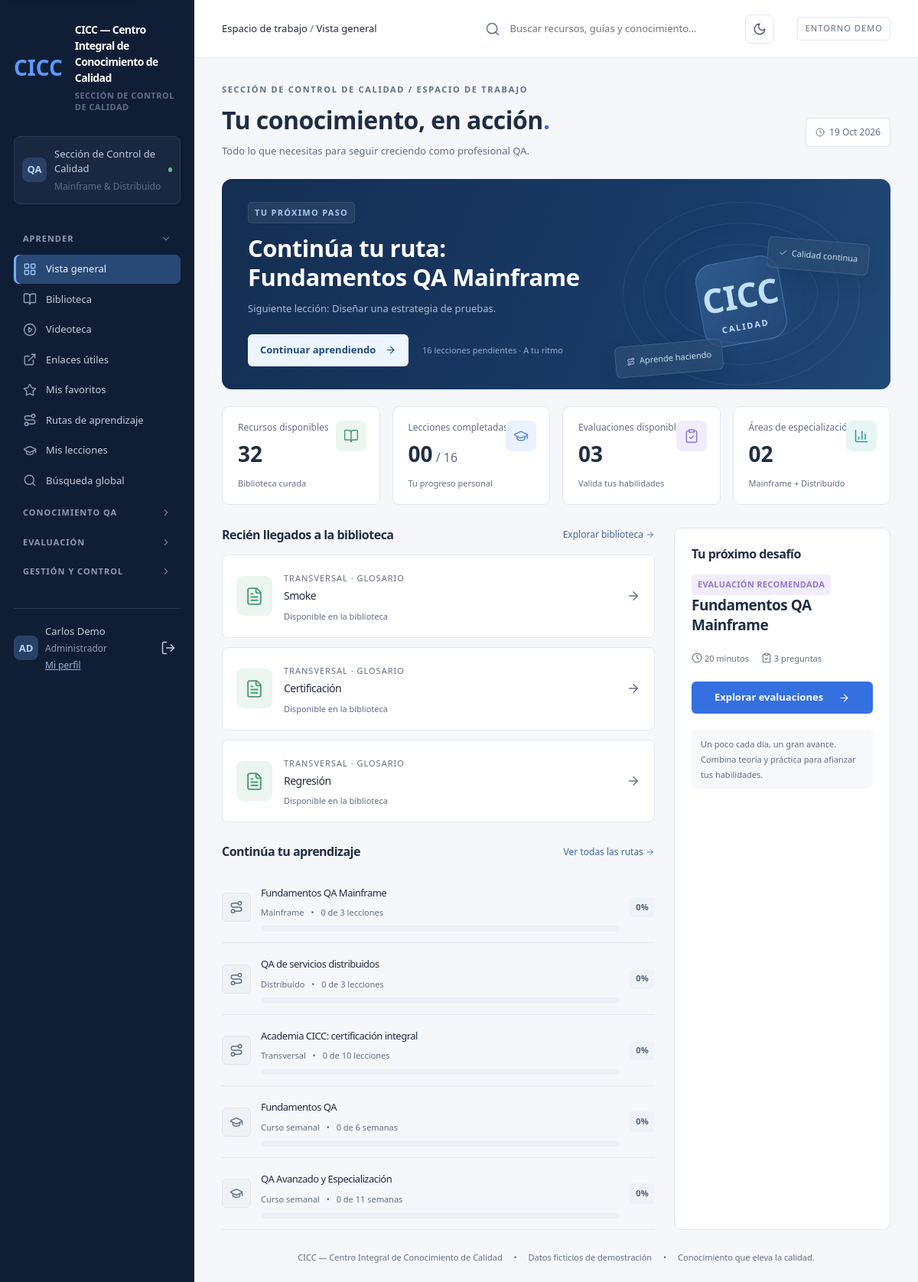
The app's page / (signed in) with its own data.
### hub/models.py (models this page shows, shortened)
class LearningPath(models.Model):
    title = models.CharField(max_length=200)
    area = models.CharField(max_length=20, choices=AREA_CHOICES)
    description = models.TextField()

class Lesson(models.Model):
    path = models.ForeignKey(LearningPath, on_delete=models.CASCADE, related_name='lessons')
    title = models.CharField(max_length=200)
    body = models.TextField()
    position = models.PositiveIntegerField()
    class Meta:
        ordering = ['position']

class Resource(models.Model):
    title = models.CharField(max_length=200)
    area = models.CharField(max_length=20, choices=AREA_CHOICES)
    kind = models.CharField(max_length=20, choices=KIND_CHOICES, default='Documento')
    description = models.TextField()
    url = models.URLField(blank=True)
    published = models.BooleanField(default=True)
    landing = models.CharField(
        max_length=20,
        choices=LANDING_CHOICES,
        blank=True,
        help_text='Si se define, el recurso abre el curso semanal correspondiente en lugar de la ficha estándar.',
    )
    tags = models.CharField(
        max_length=200, blank=True, help_text='Etiquetas separadas por comas, por ejemplo: jcl, batch.'
    )
    related = models.ManyToManyField(
        'self', blank=True, help_text='Recursos que se muestran como «Ver también» (la relación es en ambos sentidos).'
    )
    @property
    def display_kind(self):
        return MODULES.get(self.kind, self.kind)
    @property
    def display_title(self):
        return LANDING_TITLES.get(self.landing, self.title)

class Assessment(models.Model):
    title = models.CharField(max_length=200)
    area = models.CharField(max_length=20, choices=AREA_CHOICES)
    minutes = models.PositiveIntegerField(default=20, validators=[MinValueValidator(1), MaxValueValidator(240)])
    pass_score = models.PositiveIntegerField(default=70, validators=[MaxValueValidator(100)])
    max_attempts = models.PositiveIntegerField(
        default=0,
        validators=[MaxValueValidator(50)],
        help_text='Intentos permitidos por persona. 0 significa sin límite.',
    )
    groups = models.ManyToManyField(
        'auth.Group',
        blank=True,
        related_name='assessments',
        help_text='Si eliges grupos, solo sus miembros ven y realizan la evaluación. Vacío = todos.',
    )
    questions_per_attempt = models.PositiveIntegerField(
        default=0,
        validators=[MaxValueValidator(500)],
        help_text='Cuántas preguntas del banco recibe cada intento, repartidas entre los temas. 0 = todas.',
    )
    opens_at = models.DateTimeField(null=True, blank=True, help_text='Antes de esta fecha no se puede iniciar.')
    closes_at = models.DateTimeField(null=True, blank=True, help_text='Después de esta fecha no se puede iniciar.')
    objects = AssessmentQuerySet.as_manager()

### hub/views/pages.py (the view)
# urls.py: path('', v.page, name='home'),
@login_required
def page(request, section='dashboard'):
    if section not in SLUGS:
        raise Http404
    if not allowed(request.user, section):
        return HttpResponse('Acceso restringido por tu rol', status=403)
    handler = HANDLERS.get(section, resource_list)
    template, extra = handler(request, section)
    return render(request, 'page.html', ctx(request, section, section_template=f'sections/{template}.html', **extra))

### hub/models.py (called while the page is built)
    def visible_to(self, user):
        if user.has_perm('hub.change_assessment'):
            return self
        return self.filter(Q(groups__isnull=True) | Q(groups__in=user.groups.all())).distinct()

### hub/navigation.py (called while the page is built)
def allowed(user, slug):
    return slug not in GATES or user.has_perm(GATES[slug])

def groups_for(user, section):
    groups = []
    for key, label, items in NAV_GROUPS:
        visible = [item for item in items if allowed(user, item[0])]
        if visible:
            groups.append(
                {'key': key, 'label': label, 'items': visible, 'active': any(slug == section for slug, _, _ in visible)}
            )
    return groups

### hub/templatetags/cicc.py (called while the page is built)
@register.simple_tag
def icon(name, css=''):
    body = ICONS.get(name, ICONS['file'])
    cls = f'icon {css}'.strip()
    return mark_safe(
        f'<svg class="{cls}" viewBox="0 0 24 24" width="1em" height="1em" fill="none" stroke="currentColor" '
        f'stroke-width="1.8" stroke-linecap="round" stroke-linejoin="round" aria-hidden="true" focusable="false">{body}</svg>'
    )

@register.filter
def role_of(user):
    group = user.groups.first()
    if group:
        return group.name
    return 'Administrador' if user.is_superuser else 'Sin rol'

### hub/views/common.py (called while the page is built)
def ctx(request, section, **extra):
    return {
        'nav_groups': groups_for(request.user, section),
        'section': section,
        'title': TITLES.get(section, 'Recurso'),
        'active_attempts': Attempt.objects.filter(user=request.user, finished=False).count(),
        **extra,
    }

def passed(attempts):
    return attempts.filter(score__gte=F('assessment__pass_score'))

### hub/views/pages.py (called while the page is built)
def path_progress(user):
    done = set(Progress.objects.filter(user=user).values_list('lesson_id', flat=True))
    rows = []
    for path in LearningPath.objects.prefetch_related('lessons__checks'):
        lessons = list(path.lessons.all())
        completed = sum(lesson.pk in done for lesson in lessons)
        rows.append(
            {
                'path': path,
                'lessons': lessons,
                'total': len(lessons),
                'done': completed,
                'pct': round(100 * completed / len(lessons)) if lessons else 0,
                'next': next((lesson for lesson in lessons if lesson.pk not in done), None),
            }
        )
    return rows, done

### templates/page.html (shortened to what this page needs)
{% extends 'base.html' %}
{% load static cicc %}
{% block content %}
<div class="eyebrow">SECCIÓN DE CONTROL DE CALIDAD / {% if section == 'dashboard' %}ESPACIO DE TRABAJO{% else %}{{ title|upper }}{% endif %}</div>
<div class="page-heading">
  <div>
    <h1>{% if section == 'dashboard' %}Tu conocimiento, en acción<span class="accent">.</span>{% else %}{{ title }}{% endif %}</h1>
    <p>
      {% if section == 'dashboard' %}Todo lo que necesitas para seguir creciendo como profesional QA.
      {% elif section == 'library' %}Explora, comparte y encuentra la respuesta para tu siguiente desafío.
      {% elif section == 'favorites' %}Los recursos que guardaste para volver a ellos.
      {% elif section == 'search' %}Recursos, lecciones, rutas y evaluaciones en un solo lugar.
      {% elif section == 'assessments' %}Convierte lo que sabes en habilidades que puedes demostrar.
      {% else %}Un espacio conectado para aprender y mejorar la calidad.{% endif %}
    </p>
  </div>
  <span class="date-chip">{% icon 'clock' %} &nbsp;{% now 'd M Y' %}</span>
</div>
{% include section_template %}
{% endblock %}

### templates/base.html (shortened to what this page needs)
{% load static cicc %}<!doctype html>
<html lang="es">
<head>
  <link rel="stylesheet" href="{% static 'vendor/bootstrap.min.css' %}">
  <link rel="stylesheet" href="{% static 'hub.css' %}">
</head>
<body class="theme-{{ section }}">
<aside class="sidebar">
  <a class="brand" href="/">
    <span class="brand-dot">CICC</span>
    <div>CICC — Centro Integral de Conocimiento de Calidad<small>SECCIÓN DE CONTROL DE CALIDAD</small></div>
  </a>
  <div class="workspace">
    <span class="avatar" aria-hidden="true">QA</span>
    <div>Sección de Control de Calidad<small>Mainframe &amp; Distribuido</small></div>
    <span class="online" aria-hidden="true"></span>
  </div>
  <nav aria-label="Menú principal" data-user="{{ user.pk }}">
    {% for group in nav_groups %}
    <section class="nav-group{% if group.active %} is-active{% endif %}" data-group="{{ group.key }}">
      <button type="button" class="nav-label nav-toggle" aria-expanded="true" aria-controls="nav-{{ group.key }}">
        <span>{{ group.label }}</span>{% icon 'chevron' 'chevron' %}
      </button>
      <div class="nav-items" id="nav-{{ group.key }}">
        {% for slug, label, glyph in group.items %}
        <a href="/p/{{ slug }}/" class="{% if section == slug %}active{% endif %}"{% if section == slug %} aria-current="page"{% endif %}>
          {% icon glyph %}<span class="nav-text">{{ label }}</span>
        </a>
        {% endfor %}
      </div>
    </section>
    {% endfor %}
  </nav>
  <div class="sidebar-bottom">
    <div class="avatar" aria-hidden="true">{{ user.username|slice:':2'|upper }}</div>
    <div>{{ user.get_full_name|default:user.username }}<small>{{ user|role_of }}</small><a class="side-link" href="{% url 'profile' %}">Mi perfil</a></div>
    <form method="post" action="/logout/">{% csrf_token %}
      <button class="icon-button" title="Cerrar sesión" aria-label="Cerrar sesión">{% icon 'logout' %}</button>
    </form>
  </div>
</aside>
<div class="main">
  <header>
    <span class="crumbs"><a href="/p/dashboard/">Espacio de trabajo</a> <span class="muted" aria-hidden="true">/</span> <strong>{{ title }}</strong></span>
    <form action="/p/search/" class="global-search" role="search">
      {% icon 'search' %}
      <input aria-label="Buscar en el conocimiento" name="q" value="{{ query }}" placeholder="Buscar recursos, guías y conocimiento...">
    </form>
    <button type="button" id="theme-toggle" class="theme-toggle" aria-pressed="false" aria-label="Cambiar a modo oscuro">{% icon 'moon' 'when-light' %}{% icon 'sun' 'when-dark' %}</button>
    <span class="header-tag">ENTORNO DEMO</span>
  </header>
  <main id="contenido">
    {% block content %}{% endblock %}
    <footer>CICC — Centro Integral de Conocimiento de Calidad <span>•</span> Datos ficticios de demostración <span>•</span> Conocimiento que eleva la calidad.</footer>
  </main>
</div>
</body>
</html>

### templates/sections/dashboard.html (shortened to what this page needs)
{% load cicc %}
<section class="hero">
  <div>
    <span class="pill light">TU PRÓXIMO PASO</span>
    {% if active_attempt %}
    <h2>Tienes una evaluación<br>en curso.</h2>
    <p>«{{ active_attempt.assessment.title }}» sigue abierta. Retómala antes de que se agote el tiempo.</p>
    <a class="btn-primary" href="/attempt/{{ active_attempt.pk }}/">Reanudar evaluación {% icon 'arrow' %}</a>
    {% elif next_row %}
    <h2>Continúa tu ruta:<br>{{ next_row.path.title }}</h2>
    <p>Siguiente lección: {{ next_row.next.title }}.</p>
    <a class="btn-primary" href="/p/lessons/#lesson-{{ next_row.next.pk }}">Continuar aprendiendo {% icon 'arrow' %}</a>
    <span class="hero-meta">{{ pending_lessons }} lecciones pendientes · A tu ritmo</span>
    {% elif lesson_count %}
    <h2>Completaste todas<br>tus lecciones.</h2>
    <p>Pon a prueba lo aprendido con una evaluación.</p>
    <a class="btn-primary" href="/p/assessments/">Ir a evaluaciones {% icon 'arrow' %}</a>
    {% else %}
    <h2>La calidad comienza<br>con lo que aprendes.</h2>
    <p>Explora la biblioteca y encuentra tu primer recurso.</p>
    <a class="btn-primary" href="/p/library/">Explorar biblioteca {% icon 'arrow' %}</a>
    {% endif %}
  </div>
  <div class="orbital" aria-hidden="true">
    <div class="orbit o1"></div><div class="orbit o2"></div><div class="orbit o3"></div>
    <div class="core">CICC<span>CALIDAD</span></div>
    <div class="float-tag tag1">{% icon 'check' %} &nbsp;Calidad continua</div>
    <div class="float-tag tag2">{% icon 'path' %} &nbsp;Aprende haciendo</div>
  </div>
</section>
<div class="stats">
  <div class="stat"><span class="stat-icon green">{% icon 'library' %}</span><small>Recursos disponibles</small><strong>{{ resource_count|stringformat:'02d' }}</strong><span class="trend">Biblioteca curada</span></div>
  <div class="stat"><span class="stat-icon blue">{% icon 'lesson' %}</span><small>Lecciones completadas</small><strong>{{ progress_count|stringformat:'02d' }}<span class="of"> / {{ lesson_count }}</span></strong><span class="trend">Tu progreso personal</span></div>
  <div class="stat"><span class="stat-icon purple">{% icon 'assessment' %}</span><small>Evaluaciones disponibles</small><strong>{{ assessment_count|stringformat:'02d' }}</strong><span class="trend">Valida tus habilidades</span></div>
  <div class="stat"><span class="stat-icon teal">{% icon 'reports' %}</span><small>Áreas de especialización</small><strong>{{ area_count|stringformat:'02d' }}</strong><span class="trend">Mainframe + Distribuido</span></div>
</div>
<div class="two-col">
  <section>
    <div class="section-heading"><h2>Recién llegados a la biblioteca</h2><a href="/p/library/">Explorar biblioteca {% icon 'arrow' %}</a></div>
    {% for r in latest_resources %}
    <a class="learning-row" href="/resource/{{ r.pk }}/">
      <span class="course-icon {% if r.area == 'Mainframe' %}blue{% else %}green{% endif %}">{% icon 'file' %}</span>
      <div><span class="tiny-label">{{ r.area|upper }} · {{ r.display_kind|upper }}</span><h3>{{ r.display_title }}</h3><small>Disponible en la biblioteca</small></div>
      {% icon 'arrow' %}
    </a>
    {% empty %}
    <div class="empty"><h3>Aún no hay recursos publicados</h3><p>Cuando se publiquen aparecerán aquí.</p></div>
    {% endfor %}
    <div class="section-heading spaced"><h2>Continúa tu aprendizaje</h2><a href="/p/paths/">Ver todas las rutas {% icon 'arrow' %}</a></div>
    {% for row in path_rows %}
    <a href="/p/lessons/" class="resource-row path-row">
      {% icon 'path' 'file-icon' %}
      <div>
        <h3>{{ row.path.title }}</h3>
        <small>{{ row.path.area }} <span>•</span> {{ row.done }} de {{ row.total }} lecciones</small>
        <div class="progress-track" role="progressbar" aria-label="Progreso de {{ row.path.title }}" aria-valuemin="0" aria-valuemax="100" aria-valuenow="{{ row.pct }}"><i style="width:{{ row.pct }}%"></i></div>
      </div>
      <span class="pill {% if row.pct == 100 %}green{% endif %}">{{ row.pct }}%</span>
    </a>
    {% endfor %}
    {% for row in course_rows %}
    <a href="{{ row.url }}" class="resource-row path-row">
      {% icon 'lesson' 'file-icon' %}
      <div>
        <h3>{{ row.name }}</h3>
        <small>Curso semanal <span>•</span> {{ row.done }} de {{ row.total }} semanas</small>
        <div class="progress-track" role="progressbar" aria-label="Progreso de {{ row.name }}" aria-valuemin="0" aria-valuemax="100" aria-valuenow="{{ row.pct }}"><i style="width:{{ row.pct }}%"></i></div>
      </div>
      <span class="pill {% if row.pct == 100 %}green{% endif %}">{{ row.pct }}%</span>
    </a>
    {% endfor %}
  </section>
  <aside class="insight">
    <div class="section-heading"><h2>Tu próximo desafío</h2></div>
    {% if recommended %}
    <span class="pill purple">{% if active_attempt %}EVALUACIÓN EN CURSO{% else %}EVALUACIÓN RECOMENDADA{% endif %}</span>
    <h2>{{ recommended.title }}</h2>
    <div class="challenge-facts"><span>{% icon 'clock' %} {{ recommended.minutes }} minutos</span><span>{% icon 'assessment' %} {{ recommended.question_count }} preguntas</span></div>
    {% if active_attempt %}
    <a class="btn-primary full" href="/attempt/{{ active_attempt.pk }}/">Reanudar evaluación {% icon 'arrow' %}</a>
    {% else %}
    <a class="btn-primary full" href="/p/assessments/">Explorar evaluaciones {% icon 'arrow' %}</a>
    {% endif %}
    {% else %}
    <p>Todavía no hay evaluaciones disponibles.</p>
    {% endif %}
    <div class="tip"><p><b>Un poco cada día, un gran avance.</b><br>Combina teoría y práctica para afianzar tus habilidades.</p></div>
  </aside>
</div>

### records on screen
LearningPath: path "Fundamentos QA Mainframe", path.area "Mainframe", done "0", total "3", pct "0"
Lesson: next "Diseñar una estrategia de pruebas"
Resource: area "TRANSVERSAL", display_kind "GLOSARIO", display_title "Smoke"
Resource: area "TRANSVERSAL", display_kind "GLOSARIO", display_title "Certificación"
Resource: area "TRANSVERSAL", display_kind "GLOSARIO", display_title "Regresión"
LearningPath: path "QA de servicios distribuidos", path.area "Distribuido", done "0", total "3", pct "0"
LearningPath: path "Academia CICC: certificación integral", path.area "Transversal", done "0", total "10", pct "0"
Assessment: title "Fundamentos QA Mainframe", minutes "20", question_count "3"

### other values on screen
{{ group.label }} "APRENDER" "CONOCIMIENTO QA" "EVALUACIÓN" "GESTIÓN Y CONTROL"
{{ label }} "Vista general" "Biblioteca" "Videoteca" "Enlaces útiles" "Mis favoritos" "Rutas de aprendizaje" "Mis lecciones" "Búsqueda global"
{{ user.username|slice:':2'|upper }} "AD"
{{ user.get_full_name|default:user.username }} "Carlos Demo"
{{ user|role_of }} "Administrador"
{{ title }} "Vista general"
{{ pending_lessons }} "16"
{{ resource_count|stringformat:'02d' }} "32"
{{ progress_count|stringformat:'02d' }} "00"
{{ lesson_count }} "16"
{{ assessment_count|stringformat:'02d' }} "03"
{{ area_count|stringformat:'02d' }} "02"
{{ row.name }} "Fundamentos QA" "QA Avanzado y Especialización"
{{ row.done }} "0" "0"
{{ row.total }} "6" "11"
